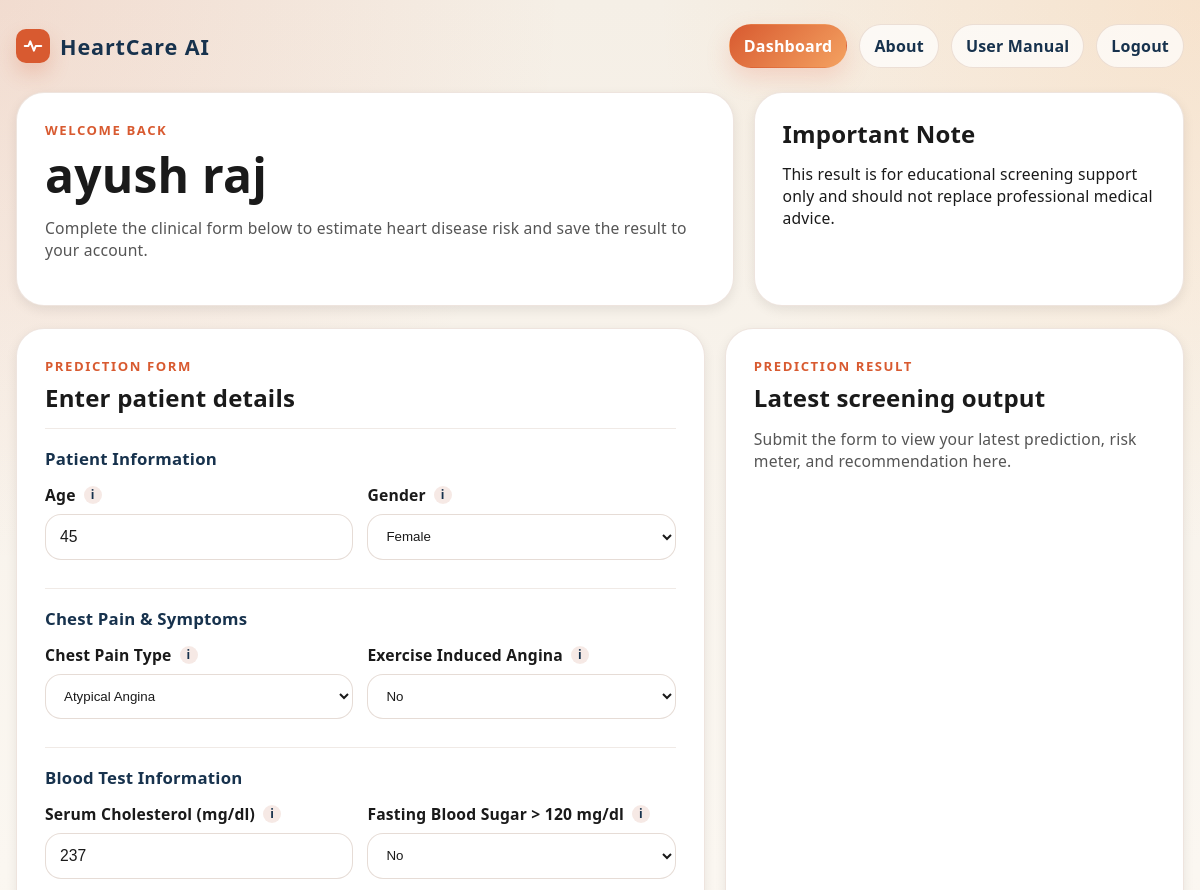
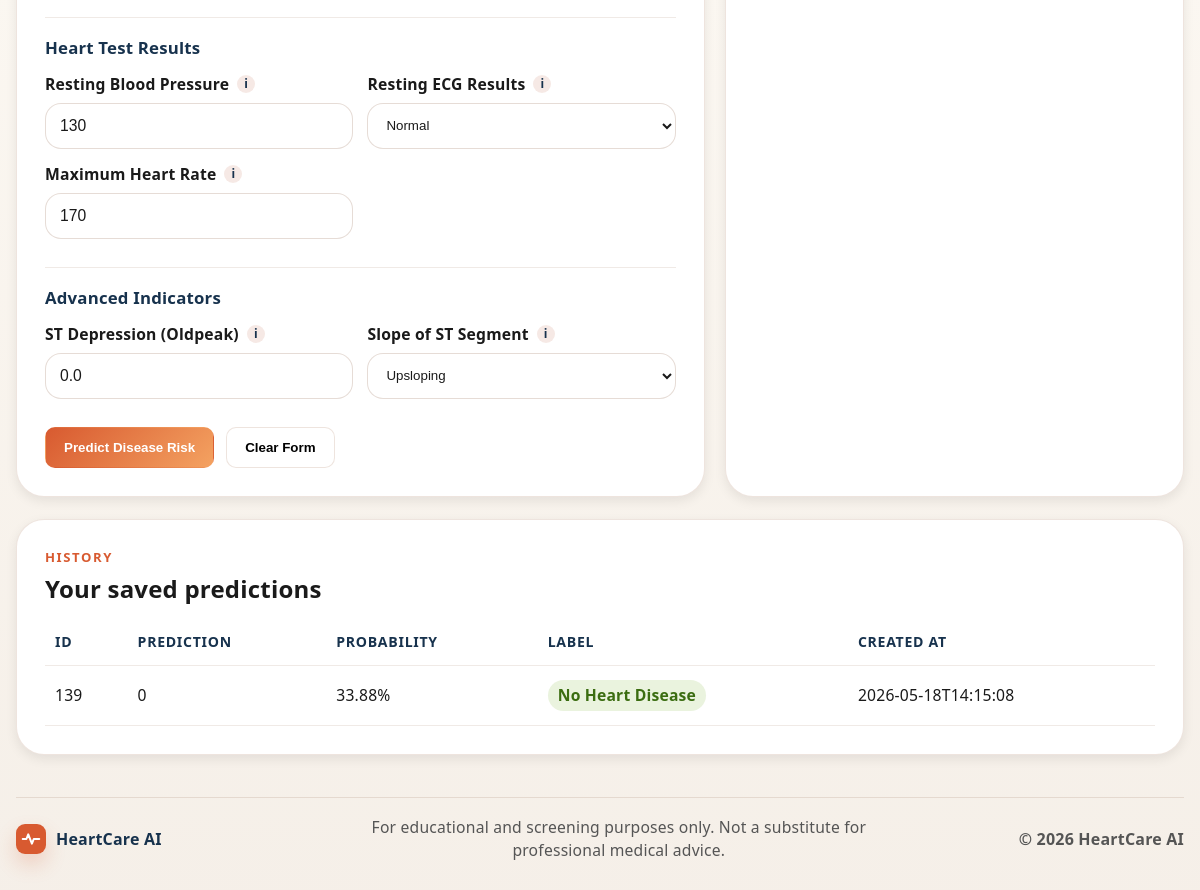
/dashboard (signed in), run on the app's committed database (2 pictures, top to bottom).
### tables this page shows
CREATE TABLE predictions (
                id INTEGER PRIMARY KEY AUTOINCREMENT,
                user_id INTEGER NOT NULL,
                patient_data TEXT NOT NULL,
                prediction INTEGER NOT NULL,
                probability REAL NOT NULL,
                label TEXT NOT NULL,
                created_at TEXT NOT NULL,
                FOREIGN KEY (user_id) REFERENCES users (id)
            );

### app.py (the view, shortened to what this page needs)
@app.route("/dashboard", methods=["GET", "POST"])
def dashboard():
    if not user_required():
        return redirect(url_for("login"))
    prediction_result = None
    form_values = DEFAULT_VALUES.copy()
    history = get_user_predictions(current_user_id())
    return render_template(
        "user_dashboard.html",
        form_sections=FORM_SECTIONS,
        field_labels=FIELD_LABELS,
        field_config=FIELD_CONFIG,
        form_values=form_values,
        prediction_result=prediction_result,
        history=history,
    )

### app.py (called while the page is built)
def current_role() -> str | None:
    return session.get("role")

def current_user_id() -> int | None:
    return session.get("user_id")

def user_required() -> bool:
    if current_role() != "user":
        flash("Please log in as a user first.", "error")
        return False
    return True

@app.template_filter("pct")
def pct_filter(value):
    return f"{float(value) * 100:.2f}%"

@app.context_processor
def inject_globals():
    return {
        "current_role": current_role(),
        "current_user_name": session.get("user_name"),
        "admin_email": ADMIN_EMAIL,
        "admin_password": ADMIN_PASSWORD,
    }

### src/storage.py (called while the page is built)
def get_connection() -> sqlite3.Connection:
    conn = sqlite3.connect(DB_PATH)
    conn.row_factory = sqlite3.Row
    return conn

def get_user_predictions(user_id: int):
    with get_connection() as conn:
        return conn.execute(
            """
            SELECT id, prediction, probability, label, created_at
            FROM predictions
            WHERE user_id = ?
            ORDER BY id DESC
            """,
            (user_id,),
        ).fetchall()

### templates/user_dashboard.html (shortened to what this page needs)
{% extends "base.html" %}
{% block content %}
<section class="dashboard-head">
    <div class="card welcome-card">
        <p class="eyebrow">Welcome Back</p>
        <h1>{{ current_user_name }}</h1>
        <p class="lead">Complete the clinical form below to estimate heart disease risk and save the result to your account.</p>
    </div>
    <div class="card note-card">
        <h2>Important Note</h2>
        <p>This result is for educational screening support only and should not replace professional medical advice.</p>
    </div>
</section>
<section class="dashboard-grid">
    <form class="card prediction-form" method="post">
        <div class="section-heading">
            <p class="eyebrow">Prediction Form</p>
            <h2>Enter patient details</h2>
        </div>
        {% for section in form_sections %}
            <div class="form-section">
                <h3>{{ section.title }}</h3>
                <div class="form-grid">
                    {% for feature in section.fields %}
                        {% set config = field_config[feature] %}
                        <label>
                            <span class="label-row">
                                {{ field_labels[feature] }}
                                <span class="tooltip-chip" title="{{ config.tooltip }}">i</span>
                            </span>
                            {% if config.type == "select" %}
                                <select name="{{ feature }}" required>
                                    {% for value, text in config.options %}
                                        <option value="{{ value }}" {% if form_values[feature] == value %}selected{% endif %}>{{ text }}</option>
                                    {% endfor %}
                                </select>
                            {% else %}
                                <input
                                    type="number"
                                    name="{{ feature }}"
                                    value="{{ form_values[feature] }}"
                                    min="{{ config.min }}"
                                    max="{{ config.max }}"
                                    step="{{ config.step }}"
                                    required
                                >
                            {% endif %}
                        </label>
                    {% endfor %}
                </div>
            </div>
        {% endfor %}
        <div class="button-row">
            <button class="button primary" type="submit" name="action" value="predict">Predict Disease Risk</button>
            <button class="button ghost" type="submit" name="action" value="clear">Clear Form</button>
        </div>
    </form>
    <aside class="card result-card">
        <div class="section-heading">
            <p class="eyebrow">Prediction Result</p>
            <h2>Latest screening output</h2>
        </div>
        {% if prediction_result %}
            <div class="result-pill {{ prediction_result.risk_class }}">
                {{ prediction_result.label }} - {{ prediction_result.risk_level }} Risk
            </div>
            <div class="risk-gauge {{ prediction_result.risk_class }}" aria-label="Heart disease risk {{ prediction_result.probability|pct }}">
                <svg viewBox="0 0 220 130" role="img">
                    <path class="risk-gauge-track" pathLength="100" d="M30 110 A80 80 0 0 1 190 110"></path>
                    <path class="risk-gauge-fill" pathLength="100" d="M30 110 A80 80 0 0 1 190 110" style="stroke-dasharray: {{ prediction_result.probability * 100 }} 100;"></path>
                </svg>
                <div class="risk-gauge-label">
                    <strong>{{ prediction_result.probability|pct }}</strong>
                    <span>Risk</span>
                </div>
            </div>
            <p class="helper-text risk-copy">Heart Disease Risk: {{ prediction_result.probability|pct }}</p>
            <div class="metric-grid">
                <div class="metric-card">
                    <span>Probability</span>
                    <strong>{{ prediction_result.probability|pct }}</strong>
                </div>
                <div class="metric-card">
                    <span>Confidence</span>
                    <strong>{{ prediction_result.confidence|pct }}</strong>
                </div>
            </div>
            <div class="result-summary">
                <h3>Recommendation</h3>
                <p>{{ prediction_result.recommendation }}</p>
            </div>
            {% if prediction_result.safety_note %}
            <div class="result-summary">
                <h3>Clinical Safety Review</h3>
                <p>{{ prediction_result.safety_note }}</p>
            </div>
            {% endif %}
            <div class="result-summary">
                <h3>Prediction Reliability</h3>
                <p><strong>{{ prediction_result.reliability_level }}</strong></p>
                <p>{{ prediction_result.reliability_message }}</p>
            </div>
            <div class="result-summary">
                <h3>{{ prediction_result.tips_title }}</h3>
                <ul class="explanation-list">
                    {% for item in prediction_result.tips %}
                        <li>{{ item }}</li>
                    {% endfor %}
                </ul>
            </div>
            <div class="result-summary">
                <h3>Key contributing factors</h3>
                {% if prediction_result.explanations %}
                    <ul class="explanation-list">
                        {% for item in prediction_result.explanations %}
                            <li>{{ item }}</li>
                        {% endfor %}
                    </ul>
                {% else %}
                    <p>No single factor stands out strongly in this prediction.</p>
                {% endif %}
            </div>
        {% else %}
            <p class="helper-text">Submit the form to view your latest prediction, risk meter, and recommendation here.</p>
        {% endif %}
    </aside>
</section>
<section class="card table-card">
    <div class="section-heading">
        <p class="eyebrow">History</p>
        <h2>Your saved predictions</h2>
    </div>
    {% if history %}
        <div class="table-wrap">
            <table>
                <thead>
                    <tr>
                        <th>ID</th>
                        <th>Prediction</th>
                        <th>Probability</th>
                        <th>Label</th>
                        <th>Created At</th>
                    </tr>
                </thead>
                <tbody>
                    {% for row in history %}
                        <tr>
                            <td>{{ row["id"] }}</td>
                            <td>{{ row["prediction"] }}</td>
                            <td class="{{ 'probability-alert' if row['probability'] > 0.4 else '' }}">{{ row["probability"]|pct }}</td>
                            <td>
                                <span class="label-badge {{ 'label-risk' if row['label'] == 'Heart Disease Detected' else 'label-safe' }}">
                                    {{ row["label"] }}
                                </span>
                            </td>
                            <td>{{ row["created_at"] }}</td>
                        </tr>
                    {% endfor %}
                </tbody>
            </table>
        </div>
    {% else %}
        <p class="helper-text">No predictions saved yet.</p>
    {% endif %}
</section>
{% endblock %}

### static/css/style.css (style rules this page uses)
:root { --bg: #f5efe6; --bg-soft: #fbf7f1; --panel: #ffffff; --text: #1a1a1a; --muted: #555555; --line: rgba(150, 86, 54, 0.16); --brand: #D85A30; --brand-dark: #17324d; --accent: #f4a261; --success: #0f8a5f; --danger: #A32D2D; --shadow: 0 4px 12px rgba(0, 0, 0, 0.08); }
* { box-sizing: border-box; }
body { margin: 0; font-family: "Segoe UI", Tahoma, Geneva, Verdana, sans-serif; color: var(--text); letter-spacing: 0.2px; background: radial-gradient(circle at top right, rgba(255, 171, 93, 0.18), transparent 25%), radial-gradient(circle at left top, rgba(216, 80, 45, 0.12), transparent 26%), linear-gradient(180deg, var(--bg) 0%, var(--bg-soft) 48%, #f5efe8 100%); min-height: 100vh; }
.card { background: var(--panel); border: 1px solid var(--line); border-radius: 28px; box-shadow: var(--shadow); backdrop-filter: blur(10px); }
.hero-copy, .hero-panel, .auth-copy, .auth-form, .welcome-card, .note-card, .prediction-form, .result-card, .table-card { padding: 28px; }
.eyebrow { margin: 0 0 10px; color: var(--brand); font-size: 0.82rem; font-weight: 800; letter-spacing: 0.12em; text-transform: uppercase; }
h1, h2 { margin: 0 0 12px; line-height: 1.1; }
h1 { font-size: clamp(2.3rem, 4vw, 4.4rem); }
h2 { font-size: 1.5rem; }
.lead, .helper-text, .mini-label, .flash, label, input, th, td, p { font-size: 0.98rem; }
.lead, .helper-text, .mini-label { color: var(--muted); }
.button { display: inline-flex; align-items: center; justify-content: center; border-radius: 10px; padding: 12px 18px; font-weight: 700; border: 1px solid transparent; cursor: pointer; transition: all 0.2s ease; }
.button.primary { color: #fff; background: linear-gradient(135deg, var(--brand) 0%, var(--accent) 100%); }
.button.ghost { background: rgba(255, 255, 255, 0.78); border-color: var(--line); }
label { display: grid; gap: 8px; font-weight: 600; }
input, select { width: 100%; border: 1px solid rgba(131, 81, 54, 0.2); border-radius: 16px; padding: 13px 14px; background: rgba(255, 255, 255, 0.88); color: var(--text); }
.dashboard-head { display: grid; grid-template-columns: 1.25fr 0.75fr; gap: 20px; margin-bottom: 22px; }
.dashboard-grid { display: grid; grid-template-columns: 1.2fr 0.8fr; gap: 20px; margin-bottom: 22px; }
.section-heading { margin-bottom: 16px; }
.form-grid { display: grid; grid-template-columns: repeat(2, minmax(0, 1fr)); gap: 14px; margin-bottom: 18px; }
.form-section { padding: 18px 0 10px; border-top: 1px solid rgba(131, 81, 54, 0.12); }
.form-section h3 { margin: 0 0 14px; font-size: 1.05rem; color: var(--brand-dark); }
.label-row { display: flex; align-items: center; gap: 8px; }
.tooltip-chip { display: inline-flex; align-items: center; justify-content: center; width: 18px; height: 18px; border-radius: 50%; background: rgba(177, 77, 42, 0.12); color: var(--brand-dark); font-size: 0.75rem; font-weight: 800; cursor: help; }
.button-row { display: flex; gap: 12px; flex-wrap: wrap; }
.table-wrap { overflow-x: auto; }
table { width: 100%; border-collapse: collapse; }
th, td { padding: 14px 10px; text-align: left; border-bottom: 1px solid rgba(131, 81, 54, 0.12); }
th { color: var(--brand-dark); font-size: 0.88rem; text-transform: uppercase; letter-spacing: 0.05em; }
.label-badge { display: inline-flex; align-items: center; min-height: 30px; padding: 6px 10px; border-radius: 999px; font-weight: 800; line-height: 1.2; white-space: nowrap; }
.label-badge.label-safe { color: #3B6D11; background: #EAF3DE; }

### data on the page
predictions: id "139", prediction "0", probability|pct "33.88%", label "No Heart Disease", created_at "2026-05-18T14:15:08"

### other printed values
{{ current_user_name }} "ayush raj"
{{ section.title }} "Patient Information" "Chest Pain & Symptoms" "Blood Test Information" "Heart Test Results" "Advanced Indicators"
{{ field_labels[feature] }} "Age" "Gender" "Chest Pain Type" "Exercise Induced Angina" "Serum Cholesterol (mg/dl)" "Fasting Blood Sugar > 120 mg/dl" "Resting Blood Pressure" "Resting ECG Results" "Maximum Heart Rate" "ST Depression (Oldpeak)" "Slope of ST Segment"
form field Sex "Female"
form field ChestPainType "Atypical Angina"
form field ExerciseAngina "No"
form field FastingBS "No"
form field RestingECG "Normal"
form field ST_Slope "Upsloping"
